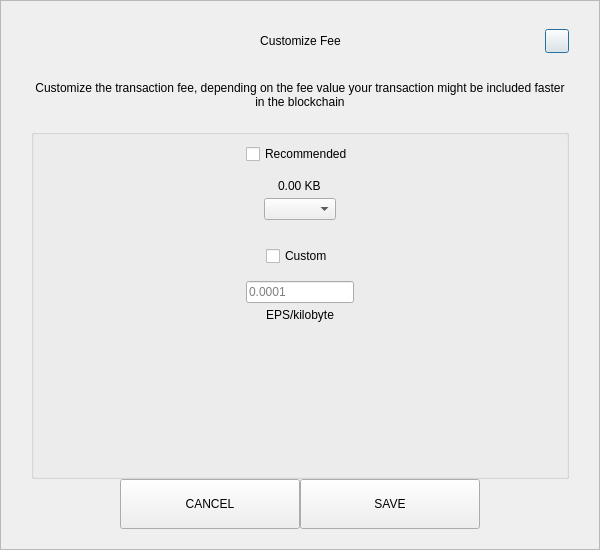
<?xml version="1.0" encoding="UTF-8"?>
<ui version="4.0">
 <class>SendCustomFeeDialog</class>
 <widget class="QDialog" name="SendCustomFeeDialog">
  <property name="geometry">
   <rect>
    <x>0</x>
    <y>0</y>
    <width>600</width>
    <height>550</height>
   </rect>
  </property>
  <property name="windowTitle">
   <string>Form</string>
  </property>
  <layout class="QVBoxLayout" name="verticalLayout_3">
   <property name="spacing">
    <number>0</number>
   </property>
   <property name="leftMargin">
    <number>0</number>
   </property>
   <property name="topMargin">
    <number>0</number>
   </property>
   <property name="rightMargin">
    <number>0</number>
   </property>
   <property name="bottomMargin">
    <number>0</number>
   </property>
   <item>
    <widget class="QFrame" name="frame">
     <property name="styleSheet">
      <string notr="true"/>
     </property>
     <property name="frameShape">
      <enum>QFrame::StyledPanel</enum>
     </property>
     <property name="frameShadow">
      <enum>QFrame::Raised</enum>
     </property>
     <layout class="QVBoxLayout" name="verticalLayout_2">
      <property name="spacing">
       <number>0</number>
      </property>
      <property name="leftMargin">
       <number>30</number>
      </property>
      <property name="topMargin">
       <number>20</number>
      </property>
      <property name="rightMargin">
       <number>30</number>
      </property>
      <property name="bottomMargin">
       <number>20</number>
      </property>
      <item>
       <layout class="QHBoxLayout" name="horizontalLayout_3">
        <property name="spacing">
         <number>0</number>
        </property>
        <item>
         <spacer name="horizontalSpacer_21">
          <property name="orientation">
           <enum>Qt::Horizontal</enum>
          </property>
          <property name="sizeHint" stdset="0">
           <size>
            <width>40</width>
            <height>20</height>
           </size>
          </property>
         </spacer>
        </item>
        <item>
         <widget class="QLabel" name="labelTitle">
          <property name="minimumSize">
           <size>
            <width>0</width>
            <height>40</height>
           </size>
          </property>
          <property name="maximumSize">
           <size>
            <width>16777215</width>
            <height>40</height>
           </size>
          </property>
          <property name="styleSheet">
           <string notr="true">padding-left:24px;</string>
          </property>
          <property name="text">
           <string>Customize Fee</string>
          </property>
          <property name="alignment">
           <set>Qt::AlignCenter</set>
          </property>
          <property name="margin">
           <number>7</number>
          </property>
         </widget>
        </item>
        <item>
         <spacer name="horizontalSpacer">
          <property name="orientation">
           <enum>Qt::Horizontal</enum>
          </property>
          <property name="sizeHint" stdset="0">
           <size>
            <width>40</width>
            <height>20</height>
           </size>
          </property>
         </spacer>
        </item>
        <item>
         <widget class="QPushButton" name="btnEsc">
          <property name="minimumSize">
           <size>
            <width>24</width>
            <height>24</height>
           </size>
          </property>
          <property name="maximumSize">
           <size>
            <width>24</width>
            <height>24</height>
           </size>
          </property>
          <property name="text">
           <string/>
          </property>
         </widget>
        </item>
       </layout>
      </item>
      <item>
       <spacer name="verticalSpacer_2">
        <property name="orientation">
         <enum>Qt::Vertical</enum>
        </property>
        <property name="sizeType">
         <enum>QSizePolicy::Fixed</enum>
        </property>
        <property name="sizeHint" stdset="0">
         <size>
          <width>20</width>
          <height>20</height>
         </size>
        </property>
       </spacer>
      </item>
      <item>
       <widget class="QLabel" name="labelMessage">
        <property name="text">
         <string>Customize the transaction fee, depending on the fee value your transaction might be included faster in the blockchain</string>
        </property>
        <property name="alignment">
         <set>Qt::AlignCenter</set>
        </property>
        <property name="wordWrap">
         <bool>true</bool>
        </property>
       </widget>
      </item>
      <item>
       <spacer name="verticalSpacer_3">
        <property name="orientation">
         <enum>Qt::Vertical</enum>
        </property>
        <property name="sizeType">
         <enum>QSizePolicy::Fixed</enum>
        </property>
        <property name="sizeHint" stdset="0">
         <size>
          <width>20</width>
          <height>20</height>
         </size>
        </property>
       </spacer>
      </item>
      <item>
       <widget class="QGroupBox" name="groupBox">
        <property name="title">
         <string/>
        </property>
        <layout class="QVBoxLayout" name="verticalLayout">
         <property name="leftMargin">
          <number>12</number>
         </property>
         <property name="rightMargin">
          <number>12</number>
         </property>
         <item>
          <layout class="QVBoxLayout" name="verticalLayout_4">
           <property name="spacing">
            <number>5</number>
           </property>
           <item alignment="Qt::AlignHCenter">
            <widget class="QCheckBox" name="checkBoxRecommended">
             <property name="text">
              <string>Recommended</string>
             </property>
            </widget>
           </item>
           <item>
            <spacer name="verticalSpacer_5">
             <property name="orientation">
              <enum>Qt::Vertical</enum>
             </property>
             <property name="sizeType">
              <enum>QSizePolicy::Fixed</enum>
             </property>
             <property name="sizeHint" stdset="0">
              <size>
               <width>20</width>
               <height>10</height>
              </size>
             </property>
            </spacer>
           </item>
           <item alignment="Qt::AlignHCenter">
            <widget class="QLabel" name="labelFee">
             <property name="text">
              <string>0.00 KB</string>
             </property>
            </widget>
           </item>
           <item alignment="Qt::AlignHCenter">
            <widget class="QComboBox" name="comboBoxRecommended"/>
           </item>
          </layout>
         </item>
         <item>
          <spacer name="verticalSpacer">
           <property name="orientation">
            <enum>Qt::Vertical</enum>
           </property>
           <property name="sizeType">
            <enum>QSizePolicy::Fixed</enum>
           </property>
           <property name="sizeHint" stdset="0">
            <size>
             <width>20</width>
             <height>20</height>
            </size>
           </property>
          </spacer>
         </item>
         <item>
          <layout class="QVBoxLayout" name="verticalLayout_5">
           <property name="spacing">
            <number>5</number>
           </property>
           <item alignment="Qt::AlignHCenter">
            <widget class="QCheckBox" name="checkBoxCustom">
             <property name="text">
              <string>Custom</string>
             </property>
            </widget>
           </item>
           <item>
            <spacer name="verticalSpacer_6">
             <property name="orientation">
              <enum>Qt::Vertical</enum>
             </property>
             <property name="sizeType">
              <enum>QSizePolicy::Fixed</enum>
             </property>
             <property name="sizeHint" stdset="0">
              <size>
               <width>20</width>
               <height>10</height>
              </size>
             </property>
            </spacer>
           </item>
           <item alignment="Qt::AlignHCenter">
            <widget class="QLineEdit" name="lineEditCustomFee">
             <property name="placeholderText">
              <string notr="true">0.0001</string>
             </property>
            </widget>
           </item>
           <item alignment="Qt::AlignHCenter">
            <widget class="QLabel" name="labelCustomFee">
             <property name="text">
              <string>EPS/kilobyte</string>
             </property>
            </widget>
           </item>
          </layout>
         </item>
         <item>
          <spacer name="verticalSpacer_4">
           <property name="orientation">
            <enum>Qt::Vertical</enum>
           </property>
           <property name="sizeHint" stdset="0">
            <size>
             <width>20</width>
             <height>40</height>
            </size>
           </property>
          </spacer>
         </item>
        </layout>
       </widget>
      </item>
      <item>
       <layout class="QHBoxLayout" name="horizontalLayout" stretch="1,2,2,1">
        <item>
         <spacer name="horizontalSpacer1">
          <property name="orientation">
           <enum>Qt::Horizontal</enum>
          </property>
          <property name="sizeHint" stdset="0">
           <size>
            <width>40</width>
            <height>20</height>
           </size>
          </property>
         </spacer>
        </item>
        <item>
         <widget class="QPushButton" name="btnCancel">
          <property name="minimumSize">
           <size>
            <width>180</width>
            <height>50</height>
           </size>
          </property>
          <property name="focusPolicy">
           <enum>Qt::NoFocus</enum>
          </property>
          <property name="text">
           <string>CANCEL</string>
          </property>
         </widget>
        </item>
        <item>
         <widget class="QPushButton" name="btnSave">
          <property name="minimumSize">
           <size>
            <width>180</width>
            <height>50</height>
           </size>
          </property>
          <property name="focusPolicy">
           <enum>Qt::NoFocus</enum>
          </property>
          <property name="text">
           <string>SAVE</string>
          </property>
         </widget>
        </item>
        <item>
         <spacer name="horizontalSpacer_2">
          <property name="orientation">
           <enum>Qt::Horizontal</enum>
          </property>
          <property name="sizeHint" stdset="0">
           <size>
            <width>40</width>
            <height>20</height>
           </size>
          </property>
         </spacer>
        </item>
       </layout>
      </item>
     </layout>
    </widget>
   </item>
  </layout>
 </widget>
 <resources/>
 <connections/>
</ui>
